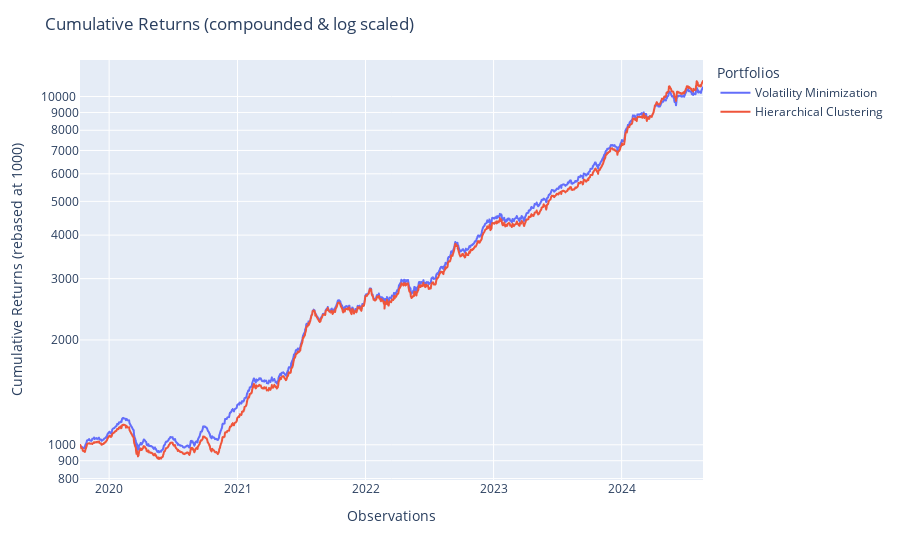

Source (notebook cell):
### Code cell
model_hier_cluster = HierarchicalRiskParity(
    risk_measure = RiskMeasure.CVAR,
    portfolio_params = dict(name = 'Hierarchical Clustering')
)

mp_hier_cluster = cross_val_predict(model_hier_cluster, df_ret, cv=cv)
mp_hier_cluster.name = 'Hierarchical Clustering'

pop = Population([mp, mp_hier_cluster])
pop.set_portfolio_params(compounded=True)
pop.plot_cumulative_returns(log_scale=True)

### Figure 1 — Plotly figure (JSON) as saved in the notebook; plotly's stock layout.template omitted (floating-point values rounded to 4 significant figures; data arrays with more than 128 entries replaced by an {"elided": "..."} marker saying what was removed)
{"data": [{"hovertemplate": "variable=Volatility Minimization<br>index=%{x}<br>value=%{y}<extra></extra>", "legendgroup": "Volatility Minimization", "line": {"color": "#636efa", "dash": "solid"}, "marker": {"symbol": "circle"}, "mode": "lines", "name": "Volatility Minimization", "showlegend": true, "type": "scattergl", "x": {"elided": "1200 str values"}, "xaxis": "x", "y": {"elided": "1200 float values"}, "yaxis": "y"}, {"hovertemplate": "variable=Hierarchical Clustering<br>index=%{x}<br>value=%{y}<extra></extra>", "legendgroup": "Hierarchical Clustering", "line": {"color": "#EF553B", "dash": "solid"}, "marker": {"symbol": "circle"}, "mode": "lines", "name": "Hierarchical Clustering", "showlegend": true, "type": "scattergl", "x": {"elided": "1200 str values"}, "xaxis": "x", "y": {"elided": "1200 float values"}, "yaxis": "y"}], "layout": {"legend": {"title": {"text": "Portfolios"}, "tracegroupgap": 0}, "margin": {"t": 60}, "title": {"text": "Cumulative Returns (compounded & log scaled)"}, "xaxis": {"anchor": "y", "domain": [0, 1], "title": {"text": "Observations"}}, "yaxis": {"anchor": "x", "domain": [0, 1], "tickformat": ".0f", "title": {"text": "Cumulative Returns (rebased at 1000)"}, "type": "log"}}}
